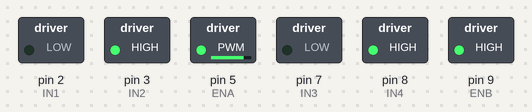
The sketch below on a simulated Arduino Uno, built with avr-gcc and run on an emulated ATmega328P. On the bench: switched loads named in the sketch (green lamp = pin HIGH).

Above: at 0.05 s.
At 6.0 s:
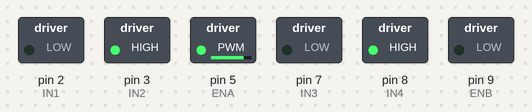
At 20.25 s:
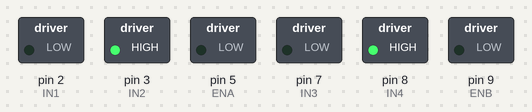
Timing chart, 0 to 24.2 s (numbered marks = the images above):
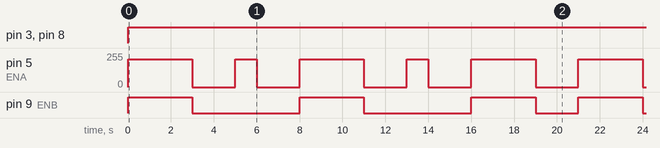

Measured:
- by itself, pin 3 (IN2), pin 8 (IN4): LOW → HIGH at 0.00 s
- by itself, pin 9 (ENB): repeats every 21.0 s: 2 × (LOW 5.0 s, HIGH 3.0 s), LOW 2.0 s, HIGH 3.0 s
- by itself, pin 5 (ENA): repeats every 21.0 s: 0/255 2.0 s, 208/255 1.0 s, 0/255 2.0 s, 208/255 3.0 s, 0/255 2.0 s, 208/255 1.0 s, 2 × (0/255 2.0 s, 208/255 3.0 s)

The sketch:

motores.ino
```cpp
int IN1 = 2;      // IN1 a pin digital 2
int IN2 = 3;      // IN2 a pin digital 3
int ENA = 5;      // ENA a pin digital 5
int IN3 = 7;      // IN3 a pin digital 7
int IN4 = 8;      // IN4 a pin digital 8
int ENB = 9;      // ENA a pin digital 9
int VELOCIDAD;      // variable para almacenar valor de velocidad

void setup(){
  pinMode(IN1, OUTPUT);   // IN1 como salida
  pinMode(IN2, OUTPUT);   // IN2 como salida
  pinMode(ENA, OUTPUT);   // ENA como salida
  pinMode(IN3, OUTPUT);   // IN3 como salida
  pinMode(IN4, OUTPUT);   // IN4 como salida
  pinMode(ENB, OUTPUT);   // ENB como salida
}

void loop(){
  VELOCIDAD = 2000;    // valor de velocidad para PWM de ENA y ENB

  aAvance(VELOCIDAD);   // funcion de avance del motor A
  bAvance(VELOCIDAD);   // funcion de avance del motor B
  delay(3000);      // demora de 3 seg.

  detieneAmbos();   // funcion que detiene ambos motores
  delay(2000);      // demora de 2 seg.

  aAvance(VELOCIDAD);   // funcion de avance del motor A (giro a derecha)
  delay(1000);      // demora de 1 seg.

  detieneAmbos();   // funcion que detiene ambos motores
  delay(2000);      // demora de 2 seg.

  aAvance(VELOCIDAD);   // funcion de avance del motor A
  bAvance(VELOCIDAD);   // funcion de avance del motor B
  delay(3000);      // demora de 3 seg.

  detieneAmbos();   // funcion que detiene ambos motores
  delay(2000);      // demora de 2 seg.

  aAvance(VELOCIDAD);   // funcion de avance del motor A (giro a derecha)
  delay(1000);      // demora de 1 seg.

  detieneAmbos();   // funcion que detiene ambos motores
  delay(2000);      // demora de 2 seg.

  aAvance(VELOCIDAD);   // funcion de avance del motor A
  bAvance(VELOCIDAD);   // funcion de avance del motor B
  delay(3000);      // demora de 3 seg.

  detieneAmbos();   // funcion que detiene ambos motores
  delay(2000);      // demora de 2 seg.
}

void aAvance(int veloc){  // funcion para avance de motor A
  analogWrite(ENA, veloc);  // velocidad mediante PWM en ENA
  digitalWrite(IN1, LOW); // IN1 a cero logico
  digitalWrite(IN2, HIGH);  // IN2 a uno logico
}

void bAvance(int veloc){  // funcion para avance de motor B
  analogWrite(ENB, veloc);  // velocidad mediante PWM en ENB
  digitalWrite(IN3, LOW); // IN3 a cero logico
  digitalWrite(IN4, HIGH);  // IN4 a uno logico
}

void detieneAmbos(){    // funcion que detiene ambos motores
  analogWrite(ENA, 0);    // deshabilita motor A
  analogWrite(ENB, 0);    // deshabilita motor B
}
```
